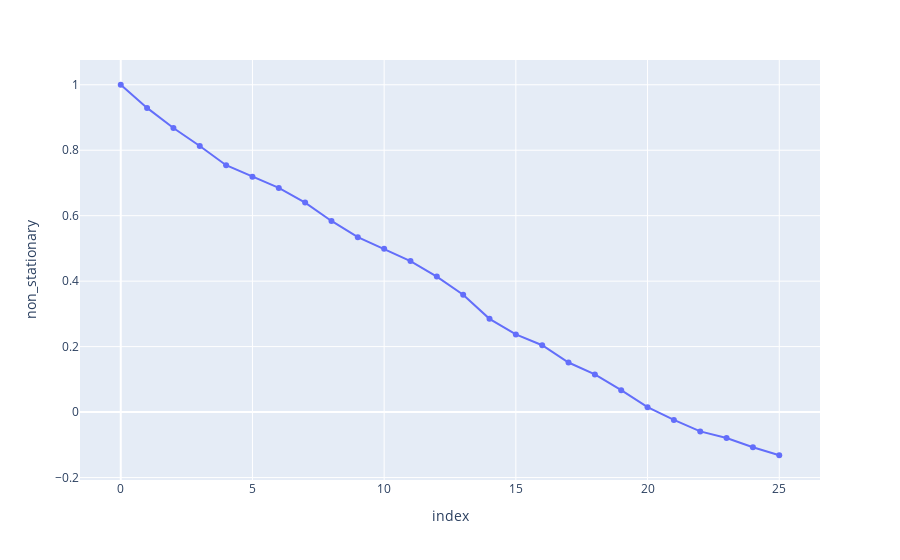

Here is the notebook cell this chart was saved with:
### Code cell
fig = px.scatter(correlation_df, correlation_df.index, 'non_stationary')
fig.update_traces(mode="markers+lines")
fig.show()

### Figure 1 — Plotly figure (JSON) as saved in the notebook; plotly's stock layout.template omitted (floating-point values rounded to 4 significant figures)
{"data": [{"hovertemplate": "index=%{x}<br>non_stationary=%{y}<extra></extra>", "legendgroup": "", "marker": {"color": "#636efa", "symbol": "circle"}, "mode": "markers+lines", "name": "", "orientation": "v", "showlegend": false, "type": "scatter", "x": [0, 1, 2, 3, 4, 5, 6, 7, 8, 9, 10, 11, 12, 13, 14, 15, 16, 17, 18, 19, 20, 21, 22, 23, 24, 25], "xaxis": "x", "y": [1, 0.9292, 0.868, 0.8128, 0.7542, 0.7189, 0.6847, 0.6399, 0.5839, 0.5342, 0.4988, 0.4614, 0.4139, 0.3585, 0.2848, 0.2372, 0.2043, 0.1514, 0.115, 0.06706, 0.01504, -0.02388, -0.05895, -0.07942, -0.1074, -0.1319], "yaxis": "y"}], "layout": {"legend": {"tracegroupgap": 0}, "margin": {"t": 60}, "xaxis": {"anchor": "y", "domain": [0, 1], "title": {"text": "index"}}, "yaxis": {"anchor": "x", "domain": [0, 1], "title": {"text": "non_stationary"}}}}
